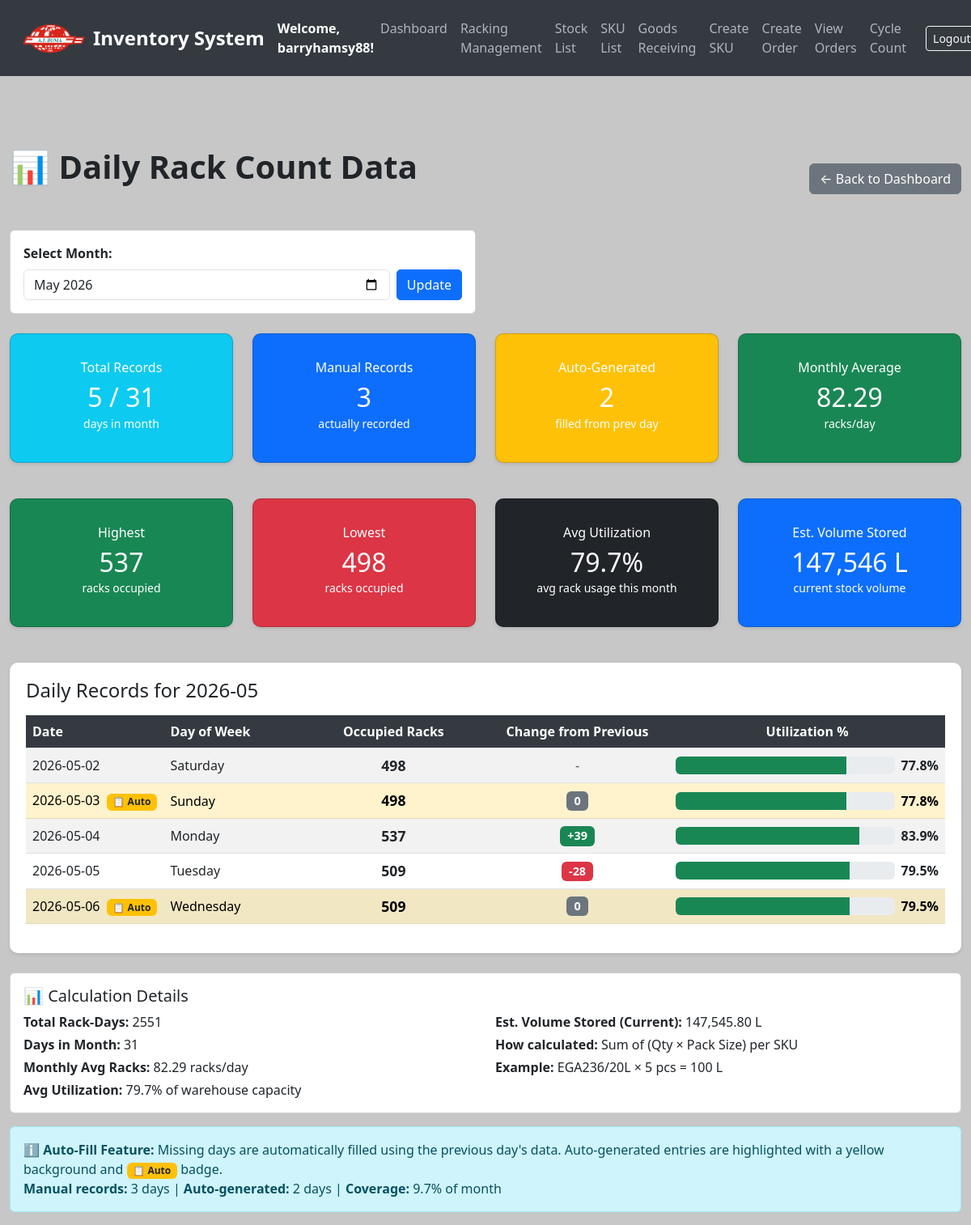
The app's page /daily-rack-count (signed in) with its own data.
### models.py (models this page shows, shortened)
class User(UserMixin, db.Model):
    __tablename__ = 'users'
    id = db.Column(db.Integer, primary_key=True)
    username = db.Column(db.String(80), unique=True, nullable=False)
    email = db.Column(db.String(120), unique=True, nullable=False)
    password = db.Column(db.String(200), nullable=False)  # Store hashed passwords
    date_created = db.Column(db.DateTime, default=get_local_time)
    last_login = db.Column(db.DateTime, nullable=True)
    is_active = db.Column(db.Boolean, default=True)  # For account activation/deactivation
    is_approved = db.Column(db.Boolean, default=False)
    is_admin = db.Column(db.Boolean, default=False)

class DailyRackCount(db.Model):
    id = db.Column(db.Integer, primary_key=True)
    date = db.Column(db.Date, unique=True, nullable=False, default=date.today)
    occupied_racks = db.Column(db.Integer, nullable=False)

### app.py (the view)
@app.route('/daily-rack-count')
@login_required
def daily_rack_count():
    from datetime import timedelta
    import pytz
    import re
    selected_month_str = request.args.get('month', default=None)
    if selected_month_str:
        try:
            selected_month = datetime.strptime(selected_month_str, '%Y-%m')
        except ValueError:
            selected_month = datetime.now()
    else:
        selected_month = datetime.now()
    days_in_month = monthrange(selected_month.year, selected_month.month)[1]
    today = datetime.now(pytz.timezone('Asia/Kuala_Lumpur')).date()
    daily_rack_counts = (
        db.session.query(DailyRackCount)
        .filter(extract('month', DailyRackCount.date) == selected_month.month)
        .filter(extract('year', DailyRackCount.date) == selected_month.year)
        .order_by(DailyRackCount.date.asc())
        .all()
    )
    existing_data = {}
    for record in daily_rack_counts:
        existing_data[record.date] = {
            'date': record.date,
            'occupied_racks': record.occupied_racks,
            'is_auto_generated': False
        }
    complete_records = []
    first_day = datetime(selected_month.year, selected_month.month, 1).date()
    last_day  = datetime(selected_month.year, selected_month.month, days_in_month).date()
    if last_day > today:
        last_day = today
    current_date   = first_day
    previous_value = None
    while current_date <= last_day:
        if current_date in existing_data:
            complete_records.append(existing_data[current_date])
            previous_value = existing_data[current_date]['occupied_racks']
        else:
            if previous_value is not None:
                complete_records.append({
                    'date': current_date,
                    'occupied_racks': previous_value,
                    'is_auto_generated': True
                })
        current_date += timedelta(days=1)
    total_racks = Racking.query.count()
    all_stocks = Stock.query.filter(Stock.quantity > 0).all()
    total_volume_litres = 0.0
    for stock in all_stocks:
        try:
            if stock.sku and stock.sku.pack_size and stock.sku.pack_size.size:
                size_str = str(stock.sku.pack_size.size)
                match = re.search(r'\d+\.?\d*', size_str)
                if match:
                    litres = float(match.group())
                    total_volume_litres += stock.quantity * litres
        except Exception:
            pass
    total_volume_litres = round(total_volume_litres, 2)
    if complete_records:
        max_occupied    = max(r['occupied_racks'] for r in complete_records)
        min_occupied    = min(r['occupied_racks'] for r in complete_records)
        total_records   = len(complete_records)
        manual_records  = sum(1 for r in complete_records if not r['is_auto_generated'])
        auto_records    = sum(1 for r in complete_records if r['is_auto_generated'])
        total_occupied  = sum(r['occupied_racks'] for r in complete_records)
        monthly_average = total_occupied / days_in_month if days_in_month else 0
        if total_racks > 0:
            avg_utilization = round(
                sum((r['occupied_racks'] / total_racks) * 100 for r in complete_records)
                / len(complete_records), 1
            )
        else:
            avg_utilization = 0.0
    else:
        max_occupied = min_occupied = total_records = manual_records = 0
        auto_records = total_occupied = 0
        monthly_average = avg_utilization = 0.0
    return render_template(
        'daily_rack_count.html',
        daily_rack_counts=complete_records,
        selected_month=selected_month_str or selected_month.strftime('%Y-%m'),
        max_occupied=max_occupied,
        min_occupied=min_occupied,
        total_daily_records=total_records,
        manual_records=manual_records,
        auto_records=auto_records,
        days_in_month=days_in_month,
        monthly_average=monthly_average,
        total_occupied=total_occupied,
        total_racks=total_racks,
        avg_utilization=avg_utilization,
        total_volume_litres=total_volume_litres,
    )

### templates/daily_rack_count.html (shortened to what this page needs)
<!DOCTYPE html>
<html lang="en">
<head>
    <link href="https://cdn.jsdelivr.net/npm/bootstrap@5.3.0/dist/css/bootstrap.min.css" rel="stylesheet">
</head>
<body>
<nav class="navbar navbar-expand-lg navbar-dark">
    <div class="container-fluid">
        <img src="{{ url_for('static', filename='logo_.png') }}" alt="Logo" width="80" height="40" class="me-2">
        <a class="navbar-brand" href="/">Inventory System</a>
        <strong class="text-white">Welcome, {{ current_user.username }}!</strong>
        <div class="collapse navbar-collapse" id="navbarNav">
            <ul class="navbar-nav ms-auto">
                <li class="nav-item"><a class="nav-link" href="/dashboard">Dashboard</a></li>
                <li class="nav-item"><a class="nav-link" href="/create_racking">Racking Management</a></li>
                <li class="nav-item"><a class="nav-link" href="/stocks">Stock List</a></li>
                <li class="nav-item"><a class="nav-link" href="/sku-list">SKU List</a></li>
                <li class="nav-item"><a class="nav-link" href="/create-stock">Goods Receiving</a></li>
                <li class="nav-item"><a class="nav-link" href="/add-sku">Create SKU</a></li>
                <li class="nav-item"><a class="nav-link" href="/create-order">Create Order</a></li>
                <li class="nav-item"><a class="nav-link" href="/orders">View Orders</a></li>
                <li class="nav-item"><a class="nav-link" href="/cycle-count">Cycle Count</a></li>
            </ul>
            <form class="d-flex ms-3" action="{{ url_for('logout') }}" method="POST">
                <button class="btn btn-sm btn-outline-light" type="submit">Logout</button>
            </form>
        </div>
    </div>
</nav>
<div class="container mt-5">
    <div class="d-flex justify-content-between align-items-center mb-4">
        <h1>📊 Daily Rack Count Data</h1>
        <a href="/dashboard" class="btn btn-secondary">← Back to Dashboard</a>
    </div>
    <div class="row mb-4">
        <div class="col-md-6">
            <form method="GET" action="/daily-rack-count">
                <div class="card">
                    <div class="card-body">
                        <label for="month" class="form-label"><strong>Select Month:</strong></label>
                        <div class="d-flex gap-2">
                            <input type="month" id="month" name="month" class="form-control" value="{{ selected_month }}">
                            <button type="submit" class="btn btn-primary">Update</button>
                        </div>
                    </div>
                </div>
            </form>
        </div>
    </div>
    <div class="row mb-4">
        <div class="col-md-3">
            <div class="card text-white bg-info stat-card">
                <div class="card-body text-center">
                    <h6 class="card-subtitle mb-2">Total Records</h6>
                    <h2 class="card-title mb-0">{{ total_daily_records }} / {{ days_in_month }}</h2>
                    <small>days in month</small>
                </div>
            </div>
        </div>
        <div class="col-md-3">
            <div class="card text-white bg-primary stat-card">
                <div class="card-body text-center">
                    <h6 class="card-subtitle mb-2">Manual Records</h6>
                    <h2 class="card-title mb-0">{{ manual_records }}</h2>
                    <small>actually recorded</small>
                </div>
            </div>
        </div>
        <div class="col-md-3">
            <div class="card text-white bg-warning stat-card">
                <div class="card-body text-center">
                    <h6 class="card-subtitle mb-2">Auto-Generated</h6>
                    <h2 class="card-title mb-0">{{ auto_records }}</h2>
                    <small>filled from prev day</small>
                </div>
            </div>
        </div>
        <div class="col-md-3">
            <div class="card text-white bg-success stat-card">
                <div class="card-body text-center">
                    <h6 class="card-subtitle mb-2">Monthly Average</h6>
                    <h2 class="card-title mb-0">{{ monthly_average|round(2) }}</h2>
                    <small>racks/day</small>
                </div>
            </div>
        </div>
    </div>
    <div class="row mb-4">
        <div class="col-md-3">
            <div class="card text-white bg-success stat-card">
                <div class="card-body text-center">
                    <h6 class="card-subtitle mb-2">Highest</h6>
                    <h2 class="card-title mb-0">{{ max_occupied }}</h2>
                    <small>racks occupied</small>
                </div>
            </div>
        </div>
        <div class="col-md-3">
            <div class="card text-white bg-danger stat-card">
                <div class="card-body text-center">
                    <h6 class="card-subtitle mb-2">Lowest</h6>
                    <h2 class="card-title mb-0">{{ min_occupied }}</h2>
                    <small>racks occupied</small>
                </div>
            </div>
        </div>
        <div class="col-md-3">
            <div class="card text-white bg-dark stat-card">
                <div class="card-body text-center">
                    <h6 class="card-subtitle mb-2">Avg Utilization</h6>
                    <h2 class="card-title mb-0">{{ avg_utilization }}%</h2>
                    <small>avg rack usage this month</small>
                </div>
            </div>
        </div>
        <div class="col-md-3">
            <div class="card text-white bg-primary stat-card">
                <div class="card-body text-center">
                    <h6 class="card-subtitle mb-2">Est. Volume Stored</h6>
                    <h2 class="card-title mb-0">{{ "{:,.0f}".format(total_volume_litres) }} L</h2>
                    <small>current stock volume</small>
                </div>
            </div>
        </div>
    </div>
    <div class="table-responsive">
        <h4 class="mb-3">Daily Records for {{ selected_month }}</h4>
        <table class="table table-striped align-middle">
            <thead>
                <tr>
                    <th style="width: 15%;">Date</th>
                    <th style="width: 15%;">Day of Week</th>
                    <th style="width: 20%;" class="text-center">Occupied Racks</th>
                    <th style="width: 20%;" class="text-center">Change from Previous</th>
                    <th style="width: 30%;" class="text-center">Utilization %</th>
                </tr>
            </thead>
            <tbody>
                {% if daily_rack_counts %}
                    {% set prev_count = namespace(value=None) %}
                    {% for record in daily_rack_counts %}
                    <tr {% if record.is_auto_generated %}class="table-warning"{% endif %}>
                        <td>
                            {{ record.date.strftime('%Y-%m-%d') }}
                            {% if record.is_auto_generated %}
                                <span class="badge bg-warning text-dark ms-1" title="Auto-generated from previous day">📋 Auto</span>
                            {% endif %}
                        </td>
                        <td>{{ record.date.strftime('%A') }}</td>
                        <td class="text-center">
                            <strong style="font-size: 1.1rem;">{{ record.occupied_racks }}</strong>
                        </td>
                        <td class="text-center">
                            {% if prev_count.value is not none %}
                                {% set change = record.occupied_racks - prev_count.value %}
                                {% if change > 0 %}
                                    <span class="badge bg-success" style="font-size: 0.9rem;">+{{ change }}</span>
                                {% elif change < 0 %}
                                    <span class="badge bg-danger" style="font-size: 0.9rem;">{{ change }}</span>
                                {% else %}
                                    <span class="badge bg-secondary" style="font-size: 0.9rem;">0</span>
                                {% endif %}
                            {% else %}
                                <span class="text-muted">-</span>
                            {% endif %}
                            {% set prev_count.value = record.occupied_racks %}
                        </td>
                        <td class="text-center">
                            {% if total_racks > 0 %}
                                {% set pct = ((record.occupied_racks / total_racks) * 100)|round(1) %}
                                <div class="d-flex align-items-center gap-2">
                                    <div class="progress flex-grow-1" style="height: 22px;">
                                        <div class="progress-bar
                                            {% if pct < 30 %}bg-danger
                                            {% elif pct < 70 %}bg-warning
                                            {% else %}bg-success
                                            {% endif %}"
                                            role="progressbar"
                                            style="width: {{ pct }}%;"
                                            aria-valuenow="{{ pct }}"
                                            aria-valuemin="0" aria-valuemax="100">
                                        </div>
                                    </div>
                                    <span style="min-width:45px; font-weight:600;">{{ pct }}%</span>
                                </div>
                            {% else %}
                                <span class="text-muted">N/A</span>
                            {% endif %}
                        </td>
                    </tr>
                    {% endfor %}
                {% endif %}
            </tbody>
        </table>
    </div>
    {% if daily_rack_counts %}
    <div class="card mt-4">
        <div class="card-body">
            <h5 class="card-title">📊 Calculation Details</h5>
            <div class="row">
                <div class="col-md-6">
                    <p class="mb-1"><strong>Total Rack-Days:</strong> {{ total_occupied }}</p>
                    <p class="mb-1"><strong>Days in Month:</strong> {{ days_in_month }}</p>
                    <p class="mb-1"><strong>Monthly Avg Racks:</strong> {{ monthly_average|round(2) }} racks/day</p>
                    <p class="mb-0"><strong>Avg Utilization:</strong> {{ avg_utilization }}% of warehouse capacity</p>
                </div>
                <div class="col-md-6">
                    <p class="mb-1"><strong>Est. Volume Stored (Current):</strong> {{ "{:,.2f}".format(total_volume_litres) }} L</p>
                    <p class="mb-1"><strong>How calculated:</strong> Sum of (Qty × Pack Size) per SKU</p>
                    <p class="mb-0"><strong>Example:</strong> EGA236/20L × 5 pcs = 100 L</p>
                </div>
            </div>
        </div>
    </div>
    {% endif %}
    {% if auto_records > 0 %}
    <div class="alert alert-info mt-3">
        <strong>ℹ️ Auto-Fill Feature:</strong> Missing days are automatically filled using the previous day's data.
        Auto-generated entries are highlighted with a yellow background and <span class="badge bg-warning text-dark">📋 Auto</span> badge.
        <br>
        <strong>Manual records:</strong> {{ manual_records }} days |
        <strong>Auto-generated:</strong> {{ auto_records }} days |
        <strong>Coverage:</strong> {{ ((manual_records / days_in_month) * 100)|round(1) }}% of month
    </div>
    {% endif %}
</div>
</body>
</html>

### records on screen
User: username "barryhamsy88"
DailyRackCount: occupied_racks "537", date "2026-05-04", date "Monday", change "39", pct "83.9"
DailyRackCount: occupied_racks "498", date "2026-05-02", date "Saturday", pct "77.8", date "2026-05-03", shows "📋 Auto", date "Sunday"
DailyRackCount: date "2026-05-05", date "Tuesday", occupied_racks "509", change "-28", pct "79.5", date "2026-05-06", shows "📋 Auto", date "Wednesday"

### other values on screen
{{ total_daily_records }} "5"
{{ days_in_month }} "31"
{{ manual_records }} "3"
{{ auto_records }} "2"
{{ monthly_average|round(2) }} "82.29"
{{ avg_utilization }} "79.7"
{{ "{:,.0f}".format(total_volume_litres) }} "147,546"
{{ selected_month }} "2026-05"
{{ total_occupied }} "2551"
{{ "{:,.2f}".format(total_volume_litres) }} "147,545.80"
{{ ((manual_records / days_in_month) * 100)|round(1) }} "9.7"
